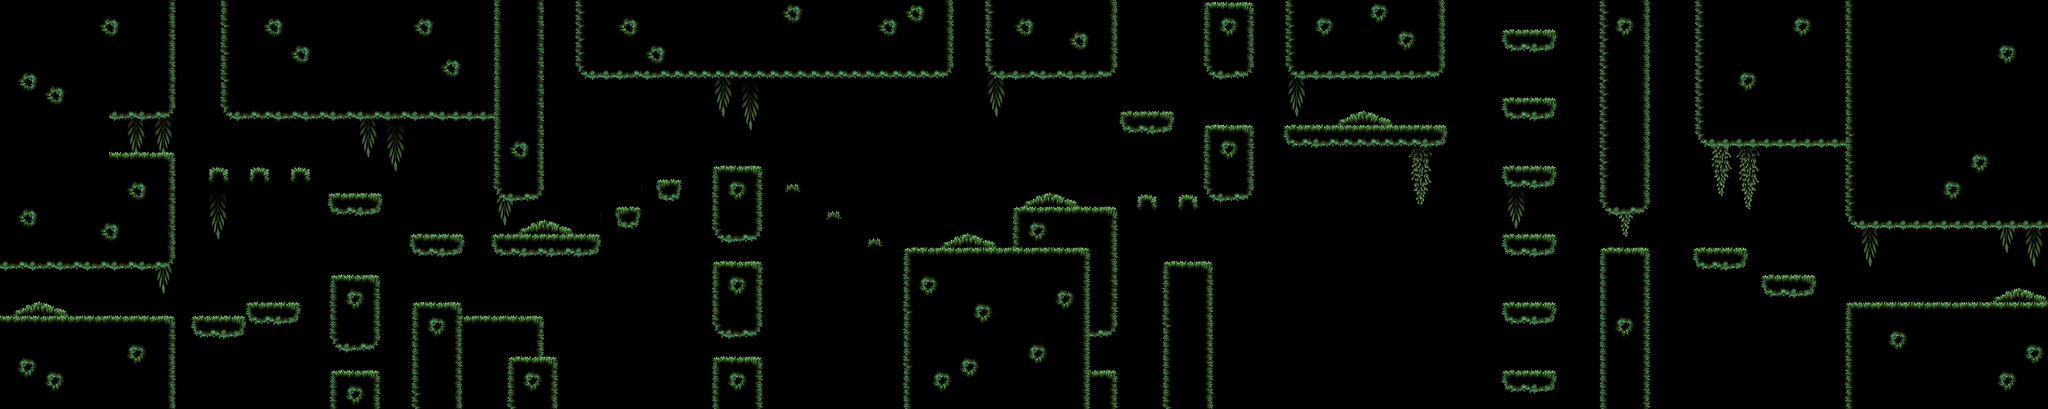

This game map was drawn from its Tiled (.tmx) file and the tilesets committed beside it. A one-line description and the trimmed map source follow:
An orthogonal 150x30 tile map with 64x64 px tiles, 3 tile layers (Tile Layer 3, Platform, Tile Layer 4), 1 hidden layer not drawn.

<map version="1.5" tiledversion="1.7.2" orientation="orthogonal" renderorder="right-down" width="150" height="30" tilewidth="64" tileheight="64" infinite="0" nextlayerid="7" nextobjectid="1">
 <tileset firstgid="1" name="Tileset" tilewidth="64" tileheight="64" tilecount="196" columns="14">
  <image source="TileSet.png" width="896" height="896" />
  <wangsets>
   <wangset name="NoHoles" type="mixed" tile="-1" />
   <wangset name="Litle Platforms" type="mixed" tile="-1" />
   <wangset name="Hole" type="mixed" tile="-1" />
  </wangsets>
 </tileset>
 <layer id="5" name="Tile Layer 3" width="150" height="30">
  <data>[4500 cells, 407 non-empty, 76 distinct tile ids]</data>
 </layer>
 <layer id="1" name="Platform" width="150" height="30">
  <properties>
   <property name="Draw" value="4" />
   <property name="Navigation" value="1" />
  </properties>
  <data>[4500 cells, 1141 non-empty, 52 distinct tile ids]</data>
 </layer>
 <layer id="6" name="Tile Layer 4" width="150" height="30">
  <data>[4500 cells, 1043 non-empty, 36 distinct tile ids]</data>
 </layer>
 <layer id="3" name="Collisions" width="150" height="30" visible="0" offsetx="-32" offsety="28">
  <data>[4500 cells, 1748 non-empty, 1 distinct tile ids]</data>
 </layer>
</map>
